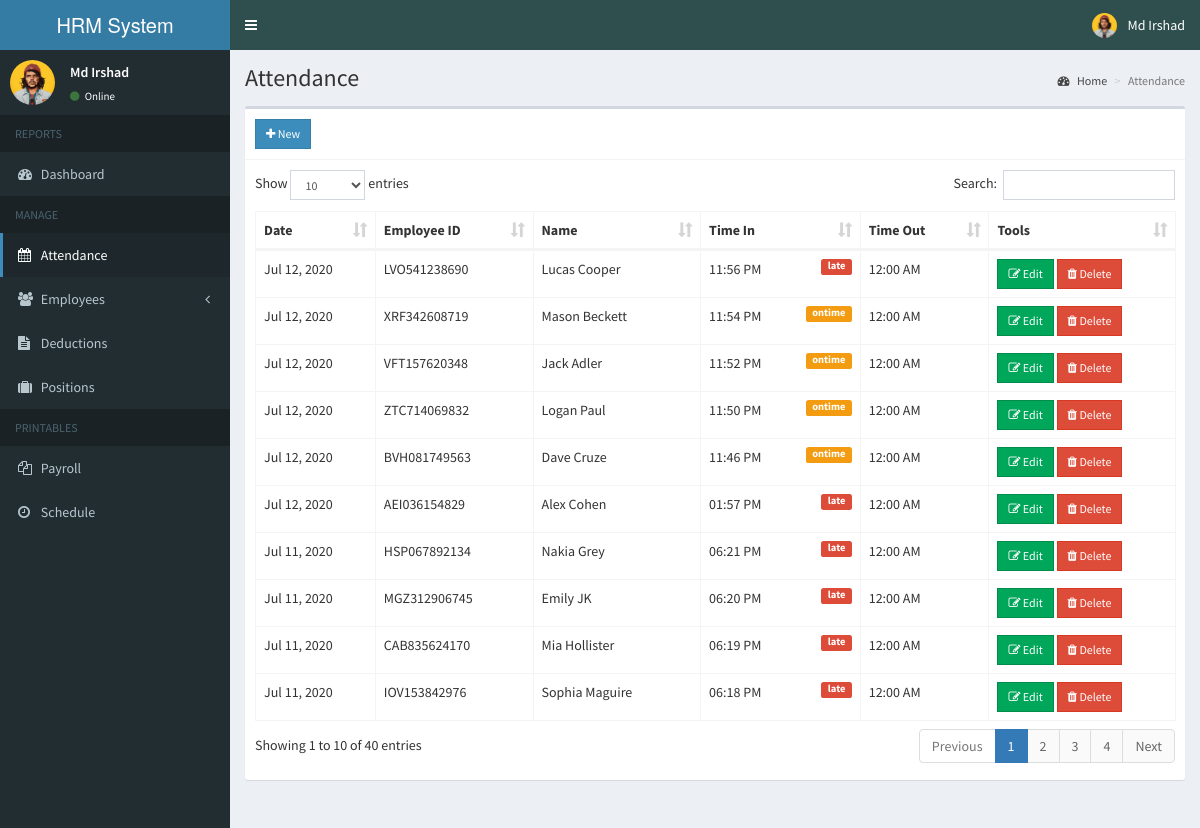
The app's page /admin/attendance.php (signed in) with its own data.
### tables this page shows
CREATE TABLE `attendance` (
  `id` int(11) NOT NULL,
  `employee_id` int(11) NOT NULL,
  `date` date NOT NULL,
  `time_in` time NOT NULL,
  `status` int(1) NOT NULL,
  `time_out` time DEFAULT '00:00:00',
  `num_hr` double DEFAULT NULL
);

CREATE TABLE `employees` (
  `id` int(11) NOT NULL,
  `employee_id` varchar(15) NOT NULL,
  `firstname` varchar(50) NOT NULL,
  `lastname` varchar(50) NOT NULL,
  `address` text NOT NULL,
  `birthdate` date NOT NULL,
  `contact_info` varchar(100) NOT NULL,
  `gender` varchar(10) NOT NULL,
  `position_id` int(11) NOT NULL,
  `schedule_id` int(11) NOT NULL,
  `photo` varchar(200) NOT NULL,
  `created_on` date NOT NULL
);

### admin/includes/session.php (called while the page is built, shortened)
<?php
	include 'includes/conn.php';
	$sql = "SELECT * FROM admin WHERE id = '".$_SESSION['admin']."'";
	$query = $conn->query($sql);
	$user = $query->fetch_assoc();
?>

### admin/attendance.php (the view, shortened to what this page needs)
<?php include 'includes/session.php'; ?>
<?php include 'includes/header.php'; ?>
<body class="hold-transition skin-blue sidebar-mini">
<div class="wrapper">
  <?php include 'includes/navbar.php'; ?>
  <?php include 'includes/menubar.php'; ?>
  <div class="content-wrapper">
    <section class="content-header">
      <h1>
        Attendance
      </h1>
      <ol class="breadcrumb">
        <li><a href="#"><i class="fa fa-dashboard"></i> Home</a></li>
        <li class="active">Attendance</li>
      </ol>
    </section>
    <section class="content">
      <div class="row">
        <div class="col-xs-12">
          <div class="box">
            <div class="box-header with-border">
              <a href="#addnew" data-toggle="modal" class="btn btn-primary btn-sm btn-flat"><i class="fa fa-plus"></i> New</a>
            </div>
            <div class="box-body">
              <table id="example1" class="table table-bordered">
                <thead>
                  <th>Date</th>
                  <th>Employee ID</th>
                  <th>Name</th>
                  <th>Time In</th>
                  <th>Time Out</th>
                  <th>Tools</th>
                </thead>
                <tbody>
                  <?php
                    $sql = "SELECT *, employees.employee_id AS empid, attendance.id AS attid FROM attendance LEFT JOIN employees ON employees.id=attendance.employee_id ORDER BY attendance.date DESC, attendance.time_in DESC";
                    $query = $conn->query($sql);
                    while($row = $query->fetch_assoc()){
                      $status = ($row['status'])?'<span class="label label-warning pull-right">ontime</span>':'<span class="label label-danger pull-right">late</span>';
                      echo "
                        <tr>
                          <td class='hidden'></td>
                          <td>".date('M d, Y', strtotime($row['date']))."</td>
                          <td>".$row['empid']."</td>
                          <td>".$row['firstname'].' '.$row['lastname']."</td>
                          <td>".date('h:i A', strtotime($row['time_in'])).$status."</td>
                          <td>".date('h:i A', strtotime($row['time_out']))."</td>
                          <td>
                            <button class='btn btn-success btn-sm btn-flat edit' data-id='".$row['attid']."'><i class='fa fa-edit'></i> Edit</button>
                            <button class='btn btn-danger btn-sm btn-flat delete' data-id='".$row['attid']."'><i class='fa fa-trash'></i> Delete</button>
                          </td>
                        </tr>
                      ";
                    }
                  ?>
                </tbody>
              </table>
            </div>
          </div>
        </div>
      </div>
    </section>
  </div>
</div>
</body>
</html>

### admin/includes/header.php (shortened to what this page needs)
<!DOCTYPE html>
<html>
<head>
  	<link rel="stylesheet" href="../bower_components/bootstrap/dist/css/bootstrap.min.css">
  	<link rel="stylesheet" href="../bower_components/font-awesome/css/font-awesome.min.css">
  	<link rel="stylesheet" href="../bower_components/Ionicons/css/ionicons.min.css">
    <link rel="stylesheet" href="../dist/css/AdminLTE.min.css">
    <link rel="stylesheet" href="../bower_components/datatables.net-bs/css/dataTables.bootstrap.min.css">
    <link rel="stylesheet" href="../bower_components/bootstrap-daterangepicker/daterangepicker.css">
    <link rel="stylesheet" href="../plugins/timepicker/bootstrap-timepicker.min.css">
    <link rel="stylesheet" href="../bower_components/bootstrap-datepicker/dist/css/bootstrap-datepicker.min.css">
    <link rel="stylesheet" href="../dist/css/skins/_all-skins.min.css">
</head>

### admin/includes/navbar.php (shortened to what this page needs)
<header class="main-header">
    <a href="home.php" class="logo">
      <span class="logo-lg"><b></b>HRM System</span>
    </a>
    <nav class="navbar navbar-static-top">
      <a href="#" class="sidebar-toggle" data-toggle="push-menu" role="button">
      </a>
      <div class="navbar-custom-menu">
        <ul class="nav navbar-nav">
          <li class="dropdown user user-menu">
            <a href="#" class="dropdown-toggle" data-toggle="dropdown">
              <img src="<?php echo (!empty($user['photo'])) ? '../images/'.$user['photo'] : '../images/profile.jpg'; ?>" class="user-image" alt="User Image">
              <span class="hidden-xs"><?php echo $user['firstname'].' '.$user['lastname']; ?></span>
            </a>
          </li>
        </ul>
      </div>
    </nav>
  </header>

### admin/includes/menubar.php (shortened to what this page needs)
<aside class="main-sidebar">
    <section class="sidebar">
      <div class="user-panel">
        <div class="pull-left image">
          <img src="<?php echo (!empty($user['photo'])) ? '../images/'.$user['photo'] : '../images/profile.jpg'; ?>" class="img-circle" alt="User Image">
        </div>
        <div class="pull-left info">
          <p><?php echo $user['firstname'].' '.$user['lastname']; ?></p>
          <a><i class="fa fa-circle text-success"></i> Online</a>
        </div>
      </div>
      <ul class="sidebar-menu" data-widget="tree">
        <li class="header">REPORTS</li>
        <li class=""><a href="home.php"><i class="fa fa-dashboard"></i> <span>Dashboard</span></a></li>
        <li class="header">MANAGE</li>
        <li><a href="attendance.php"><i class="fa fa-calendar"></i> <span>Attendance</span></a></li>
        <li class="treeview">
          <a href="#">
            <i class="fa fa-users"></i>
            <span>Employees</span>
            <span class="pull-right-container">
              <i class="fa fa-angle-left pull-right"></i>
            </span>
          </a>
        </li>
        <li><a href="deduction.php"><i class="fa fa-file-text"></i> Deductions</a></li>
        <li><a href="position.php"><i class="fa fa-suitcase"></i> Positions</a></li>
        <li class="header">PRINTABLES</li>
        <li><a href="payroll.php"><i class="fa fa-files-o"></i> <span>Payroll</span></a></li>
        <li><a href="schedule_employee.php"><i class="fa fa-clock-o"></i> <span>Schedule</span></a></li>
      </ul>
    </section>
  </aside>

### records on screen
attendance: date "Jul 12, 2020", employee.employee_id "LVO541238690", employee.firstname "Lucas", employee.lastname "Cooper", time_in "11:56 PM", status "late", time_out "12:00 AM"
attendance: date "Jul 12, 2020", employee.employee_id "XRF342608719", employee.firstname "Mason", employee.lastname "Beckett", time_in "11:54 PM", status "ontime", time_out "12:00 AM"
attendance: date "Jul 12, 2020", employee.employee_id "VFT157620348", employee.firstname "Jack", employee.lastname "Adler", time_in "11:52 PM", status "ontime", time_out "12:00 AM"
attendance: date "Jul 12, 2020", employee.employee_id "ZTC714069832", employee.firstname "Logan", employee.lastname "Paul", time_in "11:50 PM", status "ontime", time_out "12:00 AM"
attendance: date "Jul 12, 2020", employee.employee_id "BVH081749563", employee.firstname "Dave", employee.lastname "Cruze", time_in "11:46 PM", status "ontime", time_out "12:00 AM"
attendance: date "Jul 12, 2020", employee.employee_id "AEI036154829", employee.firstname "Alex", employee.lastname "Cohen", time_in "01:57 PM", status "late", time_out "12:00 AM"
attendance: date "Jul 11, 2020", employee.employee_id "HSP067892134", employee.firstname "Nakia", employee.lastname "Grey", time_in "06:21 PM", status "late", time_out "12:00 AM"
attendance: date "Jul 11, 2020", employee.employee_id "MGZ312906745", employee.firstname "Emily", employee.lastname "JK", time_in "06:20 PM", status "late", time_out "12:00 AM"
attendance: date "Jul 11, 2020", employee.employee_id "CAB835624170", employee.firstname "Mia", employee.lastname "Hollister", time_in "06:19 PM", status "late", time_out "12:00 AM"
attendance: date "Jul 11, 2020", employee.employee_id "IOV153842976", employee.firstname "Sophia", employee.lastname "Maguire", time_in "06:18 PM", status "late", time_out "12:00 AM"

### other values on screen
$user['firstname'] "Md"
$user['lastname'] "Irshad"
